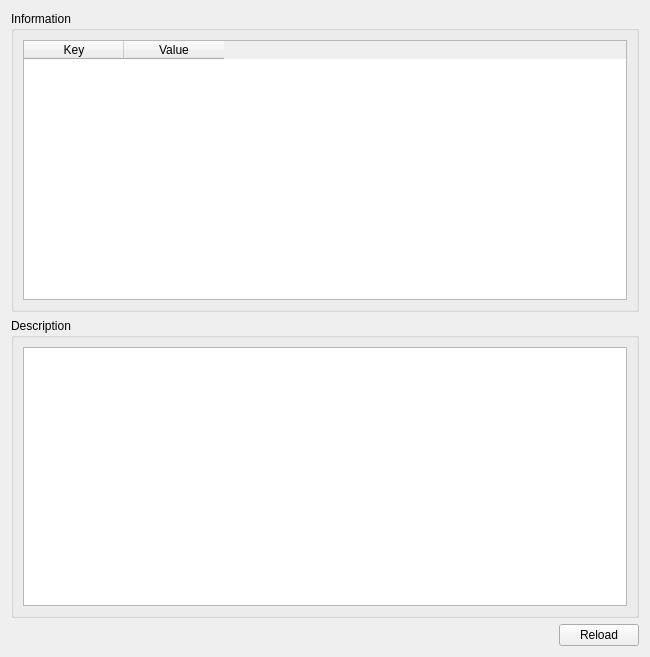
<?xml version="1.0" encoding="UTF-8"?>
<ui version="4.0">
 <class>FormPackageInfo</class>
 <widget class="QWidget" name="FormPackageInfo">
  <property name="geometry">
   <rect>
    <x>0</x>
    <y>0</y>
    <width>650</width>
    <height>657</height>
   </rect>
  </property>
  <property name="windowTitle">
   <string>Pckage Information</string>
  </property>
  <layout class="QGridLayout" name="gridLayout_3">
   <item row="0" column="0" colspan="2">
    <widget class="QGroupBox" name="groupBox">
     <property name="title">
      <string>Information</string>
     </property>
     <layout class="QGridLayout" name="gridLayout">
      <item row="0" column="0">
       <widget class="QTableWidget" name="tableWidgetInformation">
        <column>
         <property name="text">
          <string>Key</string>
         </property>
        </column>
        <column>
         <property name="text">
          <string>Value</string>
         </property>
        </column>
       </widget>
      </item>
     </layout>
    </widget>
   </item>
   <item row="1" column="0" colspan="2">
    <widget class="QGroupBox" name="groupBox_2">
     <property name="title">
      <string>Description</string>
     </property>
     <layout class="QGridLayout" name="gridLayout_2">
      <item row="0" column="0">
       <widget class="QPlainTextEdit" name="plainTextEditDescription">
        <property name="readOnly">
         <bool>true</bool>
        </property>
       </widget>
      </item>
     </layout>
    </widget>
   </item>
   <item row="2" column="0">
    <spacer name="horizontalSpacer">
     <property name="orientation">
      <enum>Qt::Horizontal</enum>
     </property>
     <property name="sizeHint" stdset="0">
      <size>
       <width>543</width>
       <height>20</height>
      </size>
     </property>
    </spacer>
   </item>
   <item row="2" column="1">
    <widget class="QPushButton" name="pushButtonReload">
     <property name="text">
      <string>Reload</string>
     </property>
    </widget>
   </item>
  </layout>
 </widget>
 <resources/>
 <connections/>
</ui>
